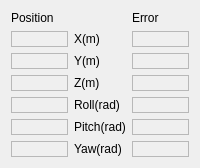
          <widget class="QWidget" name="CartesianSpaceControlStatetab">
           <attribute name="title">
            <string>Cartesian Space </string>
           </attribute>
           <layout class="QGridLayout" name="gridLayout_9">
            <item row="0" column="0">
             <widget class="QLabel" name="CartesianPositionLabel">
              <property name="text">
               <string>Position</string>
              </property>
             </widget>
            </item>
            <item row="0" column="2">
             <widget class="QLabel" name="CartesianErrorLabel">
              <property name="text">
               <string>Error</string>
              </property>
             </widget>
            </item>
            <item row="1" column="0">
             <widget class="QLabel" name="CartPosX_Val">
              <property name="frameShape">
               <enum>QFrame::StyledPanel</enum>
              </property>
              <property name="text">
               <string/>
              </property>
             </widget>
            </item>
            <item row="1" column="1">
             <widget class="QLabel" name="CartPosXStateLabel">
              <property name="sizePolicy">
               <sizepolicy hsizetype="Fixed" vsizetype="Preferred">
                <horstretch>0</horstretch>
                <verstretch>0</verstretch>
               </sizepolicy>
              </property>
              <property name="text">
               <string>X(m)</string>
              </property>
             </widget>
            </item>
            <item row="1" column="2">
             <widget class="QLabel" name="CartErrorX_Val">
              <property name="frameShape">
               <enum>QFrame::StyledPanel</enum>
              </property>
              <property name="text">
               <string/>
              </property>
             </widget>
            </item>
            <item row="2" column="0">
             <widget class="QLabel" name="CartPosY_Val">
              <property name="frameShape">
               <enum>QFrame::StyledPanel</enum>
              </property>
              <property name="text">
               <string/>
              </property>
             </widget>
            </item>
            <item row="2" column="1">
             <widget class="QLabel" name="CartPosYStateLabel">
              <property name="sizePolicy">
               <sizepolicy hsizetype="Fixed" vsizetype="Preferred">
                <horstretch>0</horstretch>
                <verstretch>0</verstretch>
               </sizepolicy>
              </property>
              <property name="text">
               <string>Y(m)</string>
              </property>
             </widget>
            </item>
            <item row="2" column="2">
             <widget class="QLabel" name="CartErrorY_Val">
              <property name="frameShape">
               <enum>QFrame::StyledPanel</enum>
              </property>
              <property name="text">
               <string/>
              </property>
             </widget>
            </item>
            <item row="3" column="0">
             <widget class="QLabel" name="CartPosZ_Val">
              <property name="frameShape">
               <enum>QFrame::StyledPanel</enum>
              </property>
              <property name="text">
               <string/>
              </property>
             </widget>
            </item>
            <item row="3" column="1">
             <widget class="QLabel" name="CartPosZStateLabel">
              <property name="sizePolicy">
               <sizepolicy hsizetype="Fixed" vsizetype="Preferred">
                <horstretch>0</horstretch>
                <verstretch>0</verstretch>
               </sizepolicy>
              </property>
              <property name="text">
               <string>Z(m)</string>
              </property>
             </widget>
            </item>
            <item row="3" column="2">
             <widget class="QLabel" name="CartErrorZ_Val">
              <property name="frameShape">
               <enum>QFrame::StyledPanel</enum>
              </property>
              <property name="text">
               <string/>
              </property>
             </widget>
            </item>
            <item row="4" column="0">
             <widget class="QLabel" name="CartPosRoll_Val">
              <property name="frameShape">
               <enum>QFrame::StyledPanel</enum>
              </property>
              <property name="text">
               <string/>
              </property>
             </widget>
            </item>
            <item row="4" column="1">
             <widget class="QLabel" name="CartPosRollStateLabel">
              <property name="text">
               <string>Roll(rad)</string>
              </property>
             </widget>
            </item>
            <item row="4" column="2">
             <widget class="QLabel" name="CartErrorRoll_Val">
              <property name="frameShape">
               <enum>QFrame::StyledPanel</enum>
              </property>
              <property name="text">
               <string/>
              </property>
             </widget>
            </item>
            <item row="5" column="0">
             <widget class="QLabel" name="CartPosPitch_Val">
              <property name="frameShape">
               <enum>QFrame::StyledPanel</enum>
              </property>
              <property name="text">
               <string/>
              </property>
             </widget>
            </item>
            <item row="5" column="1">
             <widget class="QLabel" name="CartPosPitchStateLabel">
              <property name="text">
               <string>Pitch(rad)</string>
              </property>
             </widget>
            </item>
            <item row="5" column="2">
             <widget class="QLabel" name="CartErrorPitch_Val">
              <property name="frameShape">
               <enum>QFrame::StyledPanel</enum>
              </property>
              <property name="text">
               <string/>
              </property>
             </widget>
            </item>
            <item row="6" column="0">
             <widget class="QLabel" name="CartPosYaw_Val">
              <property name="frameShape">
               <enum>QFrame::StyledPanel</enum>
              </property>
              <property name="text">
               <string/>
              </property>
             </widget>
            </item>
            <item row="6" column="1">
             <widget class="QLabel" name="CartPosYawStateLabel">
              <property name="text">
               <string>Yaw(rad)</string>
              </property>
             </widget>
            </item>
            <item row="6" column="2">
             <widget class="QLabel" name="CartErrorYaw_Val">
              <property name="frameShape">
               <enum>QFrame::StyledPanel</enum>
              </property>
              <property name="text">
               <string/>
              </property>
             </widget>
            </item>
           </layout>
          </widget>
